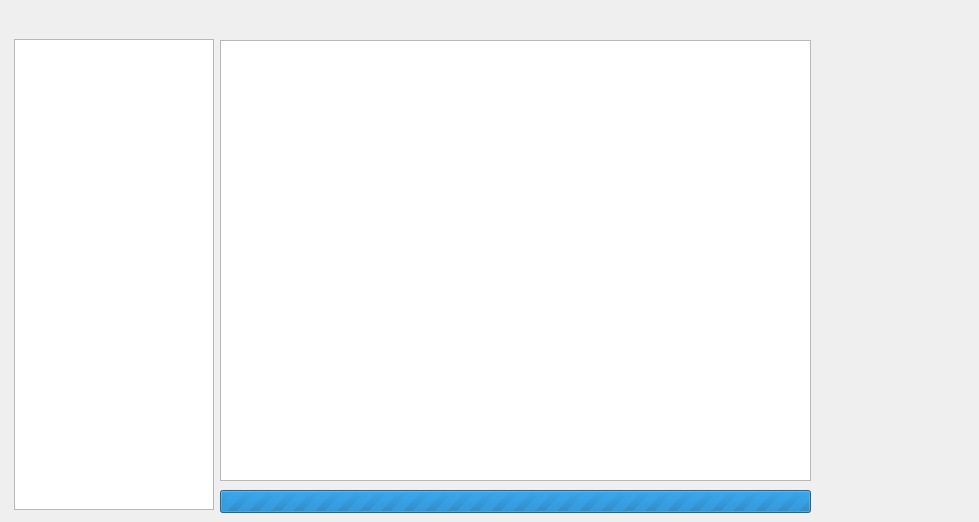
      <widget class="QWidget" name="pageBlackList">
       <widget class="QTreeView" name="viewEditBlackArea">
        <property name="geometry">
         <rect>
          <x>14</x>
          <y>39</y>
          <width>200</width>
          <height>471</height>
         </rect>
        </property>
        <property name="minimumSize">
         <size>
          <width>200</width>
          <height>0</height>
         </size>
        </property>
       </widget>
       <widget class="QTableView" name="viewEditBlackList">
        <property name="geometry">
         <rect>
          <x>220</x>
          <y>40</y>
          <width>591</width>
          <height>441</height>
         </rect>
        </property>
        <property name="minimumSize">
         <size>
          <width>0</width>
          <height>150</height>
         </size>
        </property>
       </widget>
       <widget class="QLabel" name="lblBlackInfoFace">
        <property name="geometry">
         <rect>
          <x>850</x>
          <y>110</y>
          <width>120</width>
          <height>281</height>
         </rect>
        </property>
        <property name="minimumSize">
         <size>
          <width>120</width>
          <height>0</height>
         </size>
        </property>
        <property name="maximumSize">
         <size>
          <width>120</width>
          <height>16777215</height>
         </size>
        </property>
        <property name="text">
         <string/>
        </property>
        <property name="alignment">
         <set>Qt::AlignCenter</set>
        </property>
       </widget>
       <widget class="QProgressBar" name="progressBarBlack">
        <property name="geometry">
         <rect>
          <x>220</x>
          <y>490</y>
          <width>591</width>
          <height>23</height>
         </rect>
        </property>
        <property name="maximum">
         <number>0</number>
        </property>
        <property name="value">
         <number>0</number>
        </property>
        <property name="alignment">
         <set>Qt::AlignCenter</set>
        </property>
       </widget>
      </widget>
